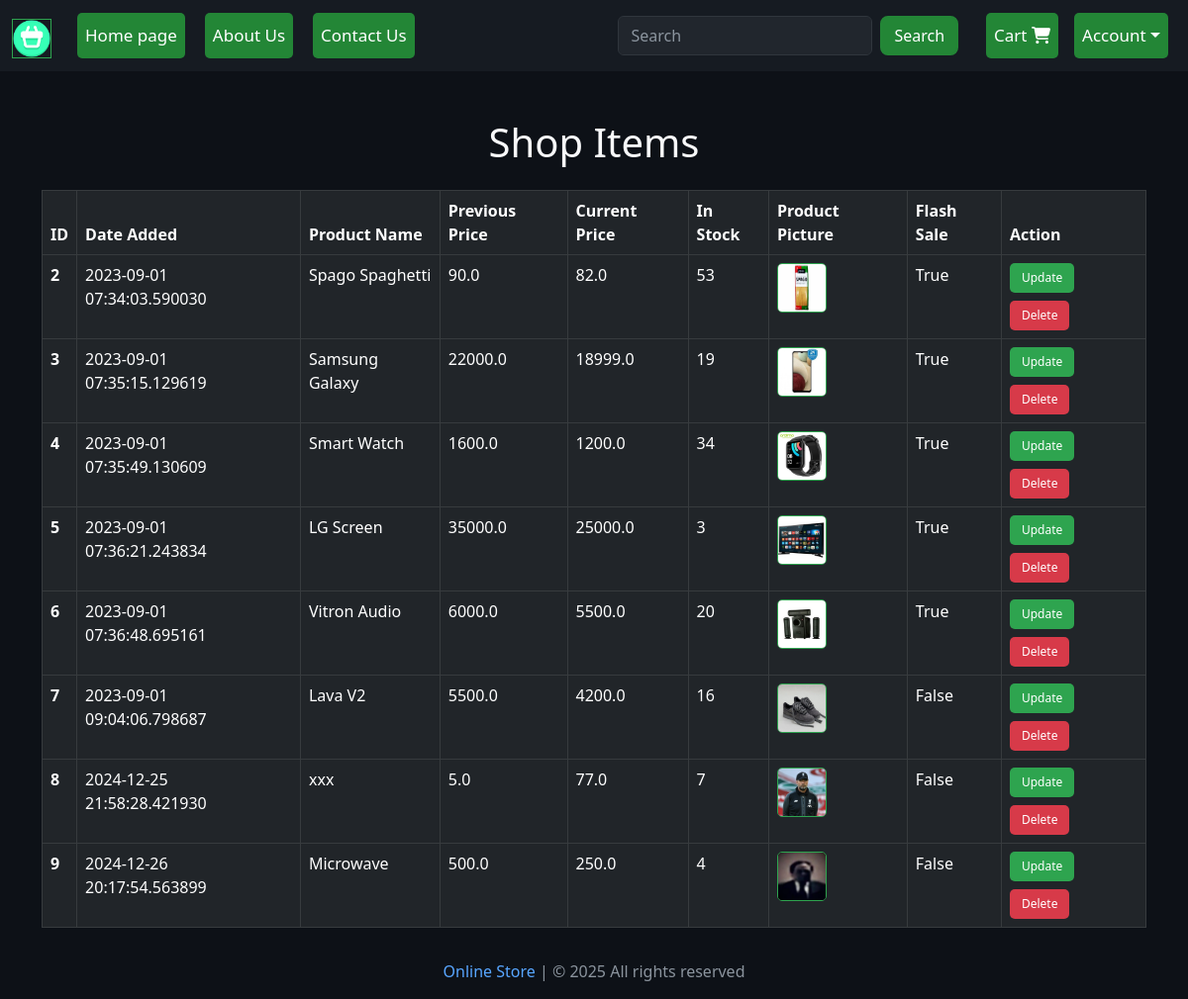
/shop-items (signed in), run on an earlier commit of the app's database.
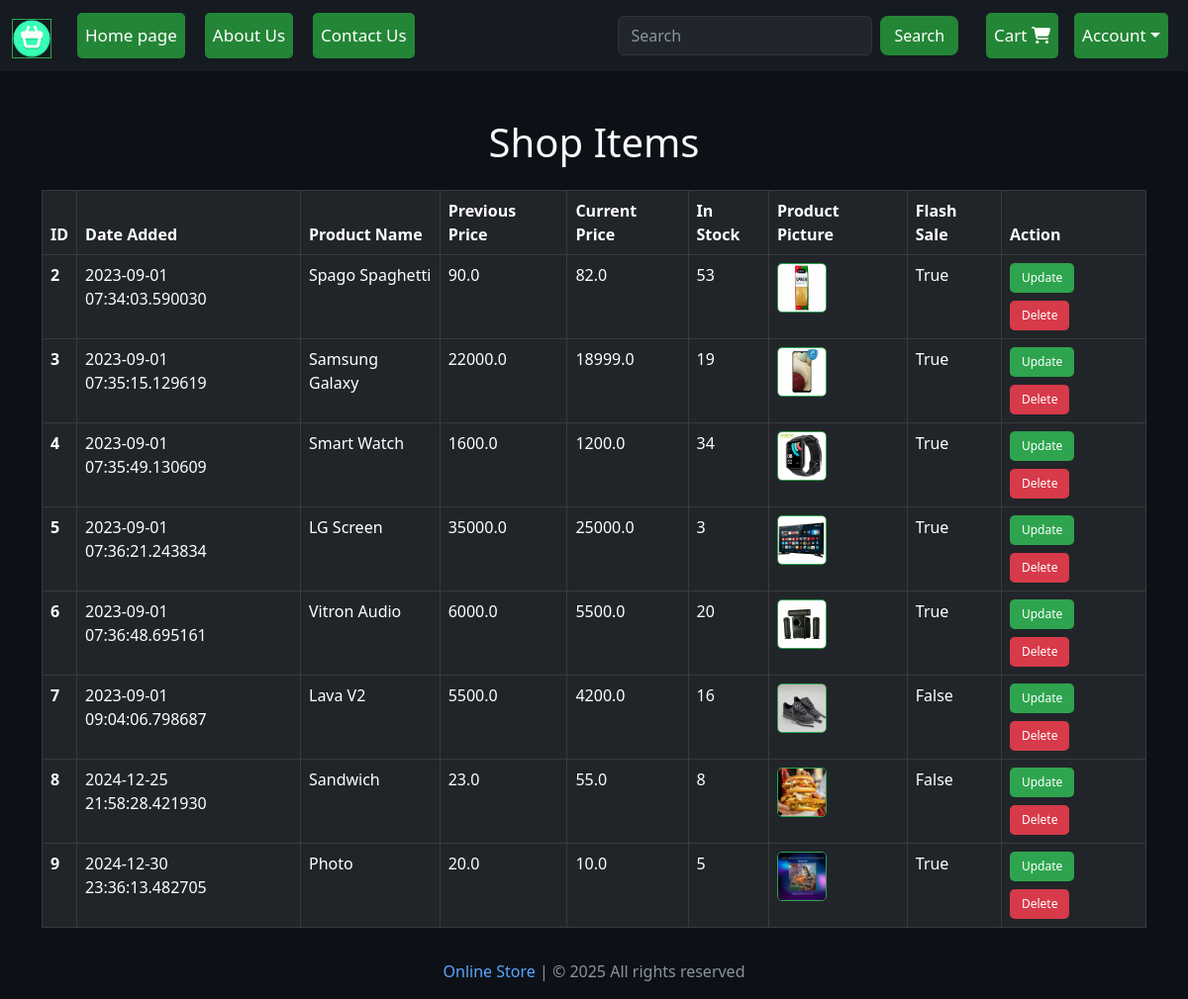
And on a later commit of the database.
### website/models.py (models this page shows, shortened)
class Product(db.Model):
    id = db.Column(db.Integer, primary_key=True)
    product_name = db.Column(db.String(100), nullable=False)
    current_price = db.Column(db.Float, nullable=False)
    previous_price = db.Column(db.Float, nullable=False)
    in_stock = db.Column(db.Integer, nullable=False)
    product_picture = db.Column(db.String(1000), nullable=False)
    flash_sale = db.Column(db.Boolean, default=False)
    date_added = db.Column(db.DateTime, default=datetime.utcnow)
    carts = db.relationship('Cart', backref=db.backref('product', lazy=True))
    orders = db.relationship('Order', backref=db.backref('product', lazy=True))

### website/admin.py (the view)
@admin.route('/shop-items', methods=['GET', 'POST'])
@login_required
def shop_items():
    if current_user.id == 1:
        items = Product.query.order_by(Product.date_added).all()
        return render_template('shop_items.html', items=items)
    return render_template('404.html')

### website/__init__.py (called while the page is built)
def create_app():
    app = Flask(__name__)
    app.config['SECRET_KEY'] = 'hbnwdvbn ajnbsjn ahe'
    app.config['SQLALCHEMY_DATABASE_URI'] = f'sqlite:///{DB_NAME}'
    db.init_app(app)
    @app.errorhandler(404)
    def page_not_found(error):
        return render_template('404.html')
    login_manager = LoginManager()
    login_manager.init_app(app)
    login_manager.login_view = 'auth.login'
    @login_manager.user_loader
    def load_user(id):
        return Customer.query.get(int(id))
    from .views import views
    from .auth import auth
    from .admin import admin
    from .models import Customer, Cart, Product, Order
    app.register_blueprint(views, url_prefix='/') # localhost:5000/about-us
    app.register_blueprint(auth, url_prefix='/') # localhost:5000/auth/change-password
    app.register_blueprint(admin, url_prefix='/')
    return app

### website/templates/shop_items.html (shortened to what this page needs)
{% extends 'base.html' %}
{% block body %}
<div class="container mt-5">
    <h1 class="text-center text-light mb-4">Shop Items</h1>
    {% if items | length < 1 %}
        <h3 class="text-center text-light">No Shop Items</h3>
    {% else %}
        <table class="table table-dark table-hover table-bordered">
            <thead class="thead-light">
                <tr>
                    <th scope="col">ID</th>
                    <th scope="col">Date Added</th>
                    <th scope="col">Product Name</th>
                    <th scope="col">Previous Price</th>
                    <th scope="col">Current Price</th>
                    <th scope="col">In Stock</th>
                    <th scope="col">Product Picture</th>
                    <th scope="col">Flash Sale</th>
                    <th scope="col">Action</th>
                </tr>
            </thead>
            <tbody>
                {% for item in items %}
                <tr>
                    <th scope="row">{{ item.id }}</th>
                    <td>{{ item.date_added }}</td>
                    <td>{{ item.product_name }}</td>
                    <td>{{ item.previous_price }}</td>
                    <td>{{ item.current_price }}</td>
                    <td>{{ item.in_stock }}</td>
                    <td>
                        <img src="{{ item.product_picture }}" alt="Product Image"
                             style="height: 50px; width: 50px; border-radius: 5px; object-fit: cover;">
                    </td>
                    <td>{{ item.flash_sale }}</td>
                    <td>
                        <a href="/update-item/{{ item.id }}" class="btn btn-custom btn-sm">Update</a>
                        <a href="/delete-item/{{ item.id }}" class="btn btn-danger btn-sm mt-2">Delete</a>
                    </td>
                </tr>
                {% endfor %}
            </tbody>
        </table>
    {% endif %}
</div>
{% endblock %}

What changed in the data, as far as the page shows it:
changed Product id 8: product_name "xxx" → "Sandwich"; previous_price "5.0" → "23.0"; current_price "77.0" → "55.0"; in_stock "7" → "8"; product_picture: a different picture
changed Product id 9: date_added "2024-12-26 20:17:54.563899" → "2024-12-30 23:36:13.482705"; product_name "Microwave" → "Photo"; previous_price "500.0" → "20.0"; current_price "250.0" → "10.0"; in_stock "4" → "5"; product_picture: a different picture; flash_sale "False" → "True"
